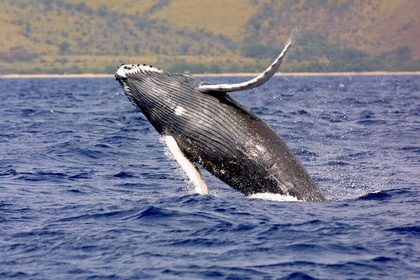
%> input picture Examples/Sobbel/MATLAB/humpback.jpg, 420 x 280 px, shrunk from 1336 x 891 before the run; its folder holds only this picture in this run
$ octave Example_Code.m   (GNU Octave 9; MATLAB toolbox functions it lacks are replaced by stand-ins)
%> lines starting %> are read from the running program, lines starting %| are printed output that depends on the picture
### Lab1/esd/aprilTag/src/AprilTag.m
function [Detections] = AprilTag(image,alg,debug)
%addpath('gradient_src','threshold_src','common_src');
Pose = []; Detections = [];
if(nargin < 3)
    debug = 0;
end

if(nargin < 2)
    alg = 3;
end

% [7 lines of commented-out code are left out]
TagSize = 0.166;
Fx = 420;
Fy = 420;

%Preprocessing to Grayscale
if(ndims(image) > 2)
    image_gray = cvtColor(image);
else
    image_gray = single(image);
end

width = size(image_gray,2);
Px = width/2;
height = size(image_gray,1);
Py = height/2;

if(debug == 1)
figure('Name','Preprocessing: Grayscale');
imshow(image_gray);
title('Preprocessing: Grayscale');
    thisdir = getOutputdir();
    saveas(gca,[thisdir,'\','Grayscale']);
end

%Stage 1: Gaussian Blurring (Without toolbox)
% G = fspecial('gaussian',3,0.8); %Generate Gausian Filter
G = [0.0571, 0.1248 ,0.0571;
     0.1248, 0.2725, 0.1248;
     0.0571, 0.1248 ,0.0571];
image_blurred = conv2(image_gray,G,'same'); %Convolve across image


%Displaying the results of blurring
if(debug == 1)
figure('Name','Stage 1:Gaussian Blurring');
imshow(image_blurred);
title('Stage 1:Gaussian Blurring');
end

switch alg
    case 1
		quads = quad_gradient(image_blurred,image_gray,debug);
    case 2
		quads = quad_thresh(image_blurred,image_gray,debug);
    case 3
		quads = quad_ravven(image_blurred,image_gray,debug);
    case 4
		quads = quad_ravven2(image_blurred,image_gray,debug);
    case 5
		quads = quad_ravven3(image_blurred,image_gray,debug);
    case 6
		quads = quad_ravven4(image_blurred,image_gray,debug);
    otherwise
        disp('Please select a valid option');
end

%Stage 8: Decode Quads
Detections = DecodeQuad(quads,image_gray,0);

%Stage 9: Remove Duplicates
Detections = RemoveDuplicates(Detections);

% stats = [size(quads,1),size(Detections,1)];

%Stage 10?: Decode Pose From Detections
Pose = PoseDecoding(Detections,TagSize,Fx,Fy,Px,Py);

[Detections(:).Pose] = Pose(:);

% [9 lines of commented-out code are left out]

if(debug == 1)
    %Debug visualization
    figure('Name','Detected Tags');
    imshow(image);
    title('Detected Tags');
    hold on;
    for i = 1:length(Detections)
        plot(Detections(i).QuadPts(1:2,1),Detections(i).QuadPts(1:2,2),'g-','LineWidth',2);
        plot(Detections(i).QuadPts(2:3,1),Detections(i).QuadPts(2:3,2),'r-','LineWidth',2);
        plot(Detections(i).QuadPts(3:4,1),Detections(i).QuadPts(3:4,2),'m-','LineWidth',2);
        plot(Detections(i).QuadPts([4,1],1),Detections(i).QuadPts([4,1],2),'b-','LineWidth',2);
        scatter(Detections(i).cxy(1),Detections(i).cxy(2),100,'r','LineWidth',2);
        text(Detections(i).cxy(1)+10,Detections(i).cxy(2)+5,sprintf('#%i',Detections(i).id),'color','r');
    end
    hold off;
        thisdir = getOutputdir();
    saveas(gca,[thisdir,'\','Detections']);
end

end

%These are helper / utility functions

function GrayImage = cvtColor(InputImage)
RedConv   = single(InputImage(:,:,1) *  0.299);
GreenConv = single(InputImage(:,:,2) *  0.587);
BlueConv  = single(InputImage(:,:,3) *  0.114);

GrayImage = RedConv + GreenConv + BlueConv;
GrayImage = GrayImage / 255;
end

% [21 lines left out: functions NormalizeVals, ArraytoList, not called in this run]

function dir = getOutputdir
global outputdir
dir = outputdir;
end

% [4 lines left out: function PercentError, not called in this run]

### Lab1/esd/aprilTag/src/apriltag1_src/quad_gradient.m
function quads = quad_gradient(image_blurred,image_gray,debug)
Debug_Gradient = 0;

width = size(image_gray,2);
height = size(image_gray,1);

%Stage 2: Calculating Gradients (Without toolbox)
dx = [ 0, 0,0;...
       1, 0,-1;...
       0, 0,0];
dy = [ 0, 1,0;...
       0, 0,0;...
       0,-1,0];
Ix = conv2(image_blurred,dx,'same');  %Convolve across x direction of image
Iy = conv2(image_blurred,dy,'same');  %Convolve across y direction of image

if(Debug_Gradient == 1)
    Ixn = NormalizeVals(Ix);
    Iyn = NormalizeVals(Iy);
    figure('Name','Stage 2a(Debug): Gradient Magnitue (x direction)');
    imshow(Ixn);
    title('Stage 2a: Gradient Magnitue (x direction)');
    figure('Name','Stage 2a(Debug): Gradient Magnitue (y direction)');
    imshow(Iyn);
    title('Stage 2a: Gradient Magnitue (y direction)');
end

gm = single(Ix.^2 + Iy.^2);   %Magnitude
gd = single(atan2(Iy,Ix));    %Direction

gm = single(imread('../pics/data/mag2.bmp'));
gd = single(imread('../pics/data/theta2.bmp'));

gd = gd - 127;
gd = gd .* pi/127;

gm = gm ./ 255;

if(debug)
figure('Name','Stage 2a: Gradient Magnitue');
imagesc(gm);
colorbar;
title('Stage 2a: Gradient Magnitue');
    thisdir = getOutputdir();
    saveas(gca,[thisdir,'\','GradMag']);

figure('Name','Stage 2b: Gradient Direction');
imagesc(gd);
colorbar;
title('Stage 2b: Gradient Direction');
    thisdir = getOutputdir();
    saveas(gca,[thisdir,'\','GradDir']);
end

min_mag = 0.004;
%Stage 3: Edge Extraction
image_edges = CalcEdges(ArraytoList(gm),ArraytoList(gd)...
    ,min_mag, height, width);
image_clusters = MergeEdges(image_edges,ArraytoList(gm),ArraytoList(gd)); %Merges the detected edges

if(debug)
%Debug Code for visualization
Cluster_Num = unique(image_clusters(:,4)); %Gets each unique cluster
current_num = 1; %holds the offset of the where we're grabbing clusters

    figure('Name','Grouped Edges');
    imshow(image_gray);
    title('Grouped Edges');
    hold on;
    for i = 1:size(Cluster_Num)
        num_of_pts = size(find(image_clusters(:,4) == Cluster_Num(i)),1);
        temp = image_clusters(current_num:num_of_pts+current_num - 1,:);
        plot(temp(:,1),temp(:,2),'*','LineWidth',2);
        current_num = current_num + num_of_pts; %Add to the offset
    end
    thisdir = getOutputdir();
    saveas(gca,[thisdir,'\','Grouped Edges']);
end

%Stage 5: Segmentation
MinCluster = 4;
FoundSegs   = Segmenter(image_clusters,ArraytoList(gd)...
    ,ArraytoList(gm),width,height);
if(debug)
    figure('Name','Segments');
    imshow(image_gray);
    title('Segments');
    hold on;
    %Debug Code
    for k = 1:length(FoundSegs)
        LineColor = [146/255,abs(FoundSegs(k,5))/(4*pi),1];
        plot([FoundSegs(k,1),FoundSegs(k,3)],...
           [FoundSegs(k,2),FoundSegs(k,4)],...
           'LineWidth',2,'color',LineColor);%plot the segment
    end
    hold off;
    thisdir = getOutputdir();
    saveas(gca,[thisdir,'\','Segments']);
end
%Stage 6: Chain Segments
linked_segments = LinkSegs(FoundSegs);
%Stage 7: Find Quads
quads = QuadDetection(linked_segments,FoundSegs);
if(debug == 1)
    %Debug visualization
    figure('Name','Detected Quads with intersections');
    imshow(image_gray);
    title('Detected Quads with intersections');
    hold on;
    for i = 1:size(quads,1)
        Seg1 = [quads(i,1),quads(i,3); quads(i,2), quads(i,4)];
        Seg2 = [quads(i,3),quads(i,5); quads(i,4), quads(i,6)];
        Seg3 = [quads(i,5),quads(i,7); quads(i,6), quads(i,8)];
        Seg4 = [quads(i,7),quads(i,1); quads(i,8), quads(i,2)];

        plot(Seg1(1,:),Seg1(2,:),'r-','LineWidth',2);
        plot(Seg2(1,:),Seg2(2,:),'r-','LineWidth',2);
        plot(Seg3(1,:),Seg3(2,:),'r-','LineWidth',2);
        plot(Seg4(1,:),Seg4(2,:),'r-','LineWidth',2);
        scatter([quads(i,1),quads(i,3),quads(i,5),quads(i,7)],...
            [quads(i,2),quads(i,4),quads(i,6),quads(i,8)],15,'go');
        scatter([sum(Seg1(1,:))/2,sum(Seg2(1,:))/2,sum(Seg3(1,:))/2,sum(Seg4(1,:))/2],...
            [sum(Seg1(2,:))/2,sum(Seg2(2,:))/2,sum(Seg3(2,:))/2,sum(Seg4(2,:))/2],15,'go');
    end
    thisdir = getOutputdir();
    saveas(gca,[thisdir,'\','DetectedQuads']);
end
end

% [26 lines left out: functions NormalizeVals, getOutputdir, ArraytoList, not called in this run]

### Lab1/esd/aprilTag/examples/Example_Code.m
clc;
clear;
close all;

addpath(genpath('../src'))
addpath(genpath('../Examples'))

user_input_prompt = 'Which algorithm do you want to use?\n1.April Tag 1\n2.April Tag 2\n3.Ravven Detect\n';
UserAlg = input(user_input_prompt);
%> the answer given: 1

user_input_prompt = 'Which example do you want to run?\n1.Webcam\n2.Test Image\n3.Single Image\n4.Analyze Video\n';
usr_input = input(user_input_prompt);
%> the answer given: 3

setupOutputDir([pwd,'\outputdir']);

switch usr_input
    case 1
        WebcamDemo;
    case 2
        profile on;
        [Detection] = AprilTag(imread('../pics/test_tag.png'),UserAlg,1);
        Detection
        profile viewer;
    case 3
        [file, path] = uigetfile('../pics/test_tag.png');
%> the answer given: ../../../../Examples/Sobbel/MATLAB/humpback.jpg
        if isequal(file,0)
            disp('User selected cancel')
        else
            profile on;
            [Detection] = AprilTag(imread([path,file]),UserAlg,1);
%> in cvtColor, `GreenConv = single(InputImage(:,:,2) *  0.587);`:
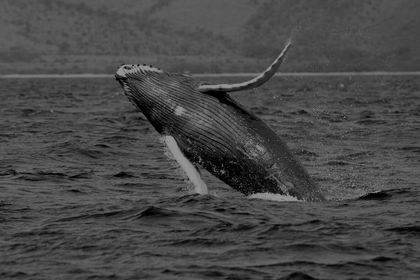
%> GreenConv: size 280x420 single; min 0, max 150, mean 71.8
%> in cvtColor, `BlueConv  = single(InputImage(:,:,3) *  0.114);`:
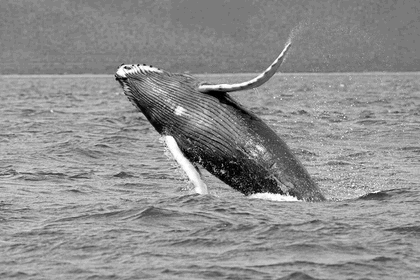
%> BlueConv: size 280x420 single; min 0, max 29, mean 16.3; drawn with min black and max white
%> in AprilTag, `image_blurred = conv2(image_gray,G,'same');`:
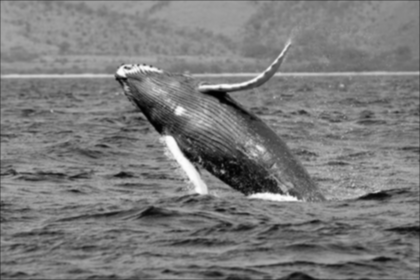
%> image_blurred: size 280x420 single; min 0.00116, max 0.993, mean 0.485
%> in quad_gradient, `Ix = conv2(image_blurred,dx,'same');`:
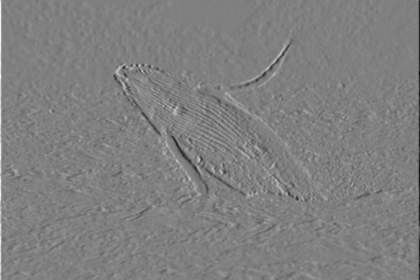
%> Ix: size 280x420 single; min -0.706, max 0.699, mean -5.52e-05; drawn with min black and max white
%> in quad_gradient, `Iy = conv2(image_blurred,dy,'same');`:
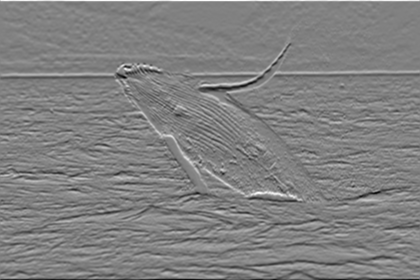
%> Iy: size 280x420 single; min -0.656, max 0.637, mean -0.000423; drawn with min black and max white
%> in quad_gradient, `gm = single(Ix.^2 + Iy.^2);`:
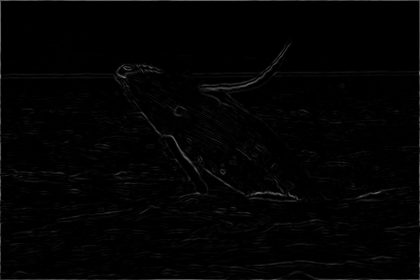
%> gm: size 280x420 single; min 1.03e-08, max 0.503, mean 0.013
%> in quad_gradient, `gd = single(atan2(Iy,Ix));`:
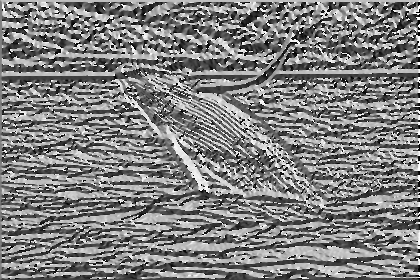
%> gd: size 280x420 single; min -3.14, max 3.14, mean 0.00815; drawn with min black and max white
%> the run ends on the next line
% [67 lines not run here, left out]
function setupOutputDir(UsrInput)
global outputdir;
outputdir = UsrInput;
end
